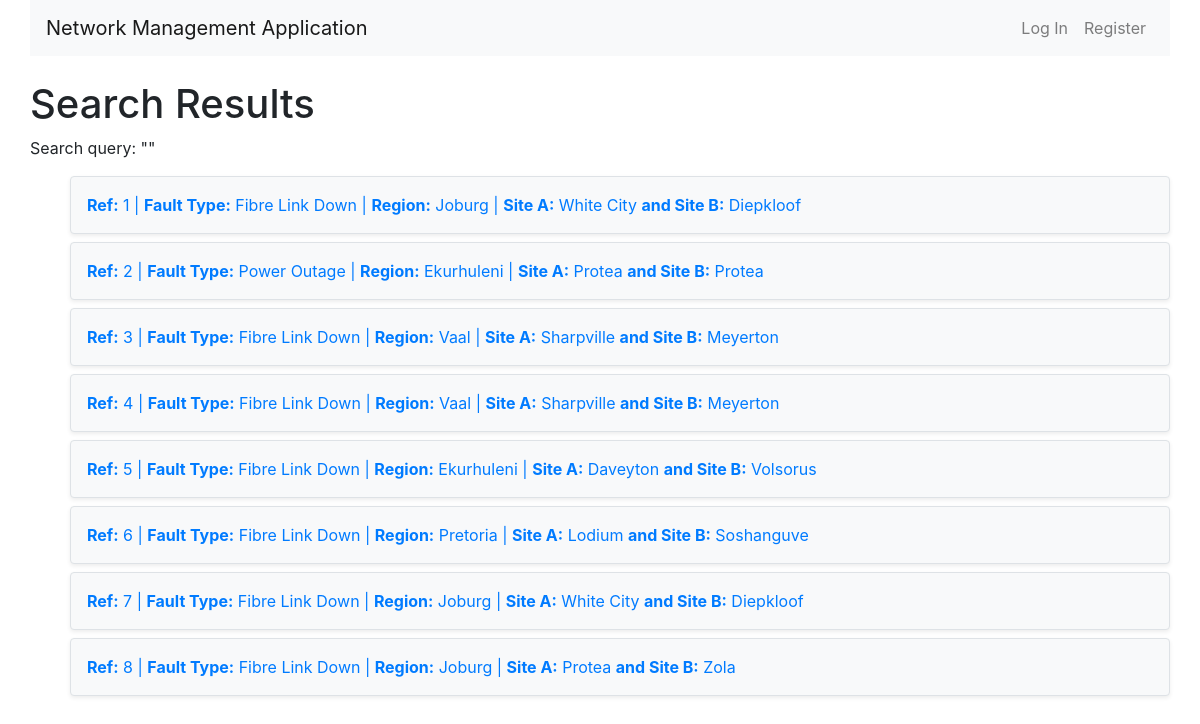
The app's page /search/, older data.
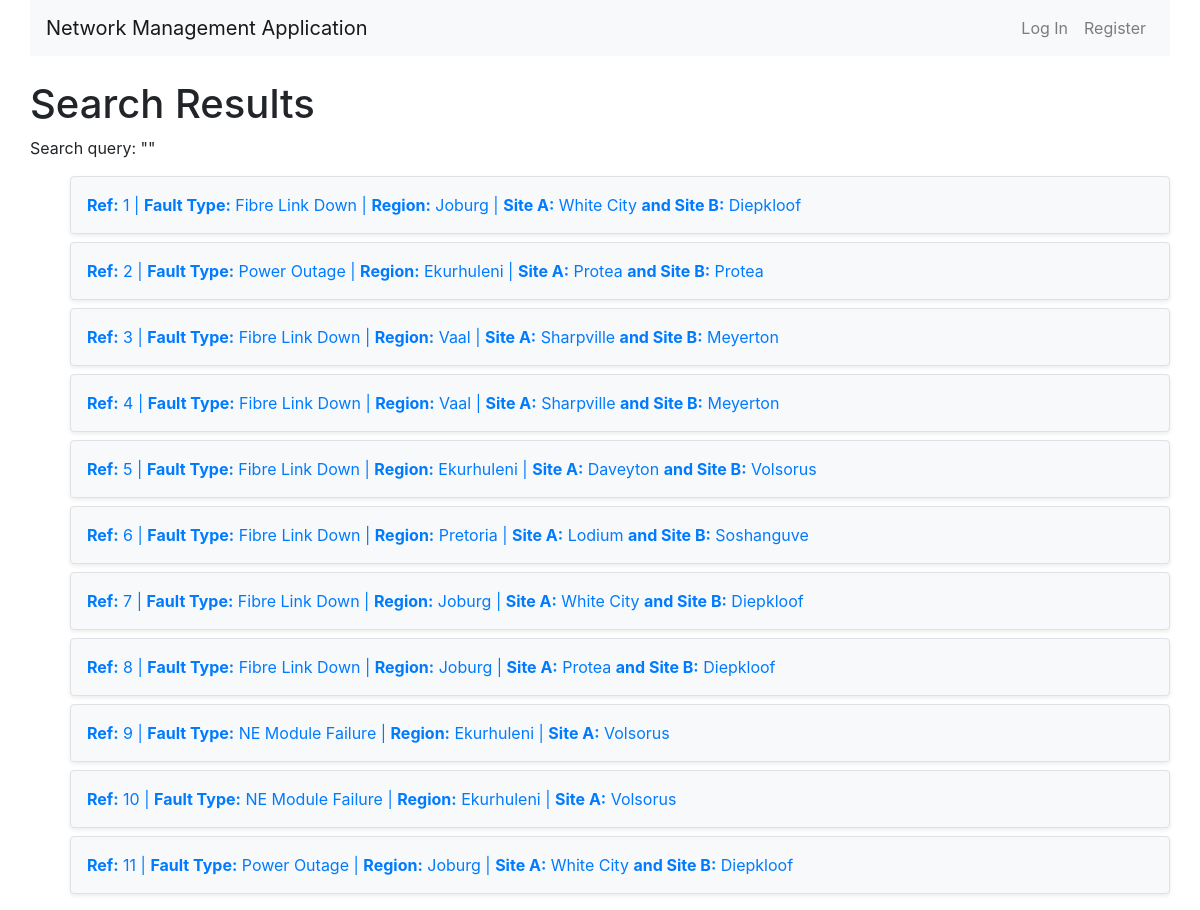
The same page, newer data.
### nms/models.py (models this page shows, shortened)
class Ticket(models.Model):
    fault_start = models.CharField(max_length=255, null=True, blank=True)
    fault_end = models.CharField(max_length=255, null=True, blank=True)
    summary = models.TextField(null=True, blank=True)
    status = models.ForeignKey('TicketStatus', on_delete=models.CASCADE, related_name='tickets', default=1)
    created_at = models.DateTimeField(auto_now_add=True)
    assigned_to = models.ForeignKey(User, on_delete=models.CASCADE, related_name='tickets', null=True, blank=True)
    fault_type = models.ForeignKey(FaultType, on_delete=models.CASCADE, related_name='tickets', null=True, blank=True)
    region = models.ForeignKey(Region, on_delete=models.CASCADE, related_name='tickets', null=True, blank=True)
    site_A = models.ForeignKey(Site, on_delete=models.CASCADE, related_name='site_A_tickets', null=True, blank=True)
    site_B = models.ForeignKey(Site, on_delete=models.CASCADE, related_name='site_B_tickets', null=True, blank=True)

class FaultType(models.Model):
    name = models.CharField(max_length=100, unique=True)

class Region(models.Model):
    name = models.CharField(max_length=100, unique=True)

class Site(models.Model):
    name = models.CharField(max_length=100, unique=True)
    region = models.ForeignKey(Region, on_delete=models.CASCADE, related_name='sites')

### nms/views.py (the view)
# urls.py: path('search/', views.search_tickets, name='search_tickets'),
def search_tickets(request):
    query = request.GET.get('q', '').strip()
    tickets = Ticket.objects.all()
    if query.isdigit():  # If the input is numeric, search by fault_ref
        tickets = tickets.filter(id=query)  # Assuming 'id' is used as the fault reference
    else:  # If the input contains text
        tickets = tickets.filter(
            Q(fault_type__name__icontains=query) |  # Searching in fault_type (assuming FaultType has a 'name' field)
            Q(region__name__icontains=query) |  # Searching in region (assuming Region has a 'name' field)
            Q(site_A__name__icontains=query) |  # Searching in site_A (assuming Site has a 'name' field)
            Q(site_B__name__icontains=query) |  # Searching in site_B (assuming Site has a 'name' field)
            Q(assigned_to__username__icontains=query)  # Searching in assigned_to (username of User model)
        )
    return render(request, 'nms/search_results.html', {'tickets': tickets, 'query': query})

### nms/templates/nms/search_results.html
{% extends "nms/layout.html" %}
{% block body %}
<h1>Search Results</h1>
<p>Search query: "{{ query }}"</p>
{% if tickets %}
    <ul>
        {% for ticket in tickets %}
            <li class="links">
                <a href="/tickets/{{ ticket.id }}/details/" class="text-decoration-none">
                    <div class="p-3 mb-2 border rounded shadow-sm bg-light">
                        <strong>Ref:</strong> {{ ticket.id }} |
                        <strong>Fault Type:</strong> {{ ticket.fault_type.name }} |
                        <strong>Region:</strong> {{ ticket.region.name }} |
                        <strong>Site A:</strong> {{ ticket.site_A.name }}
                        {% if ticket.site_B %}
                            <strong>and Site B:</strong> {{ ticket.site_B.name }}
                        {% endif %}
                    </div>
                </a>
            </li>
        {% endfor %}
    </ul>
{% else %}
    <p>No matching tickets found.</p>
{% endif %}
{% endblock %}

Row changes from the older to the newer data that the page shows:
changed Ticket id 8: site_B.name "Zola" → "Diepkloof"
added Ticket: id "9", fault_type.name "NE Module Failure", region.name "Ekurhuleni", site_A.name "Volsorus"
added Ticket: id "10", fault_type.name "NE Module Failure", region.name "Ekurhuleni", site_A.name "Volsorus"
added Ticket: id "11", fault_type.name "Power Outage", region.name "Joburg", site_A.name "White City", site_B.name "Diepkloof"
